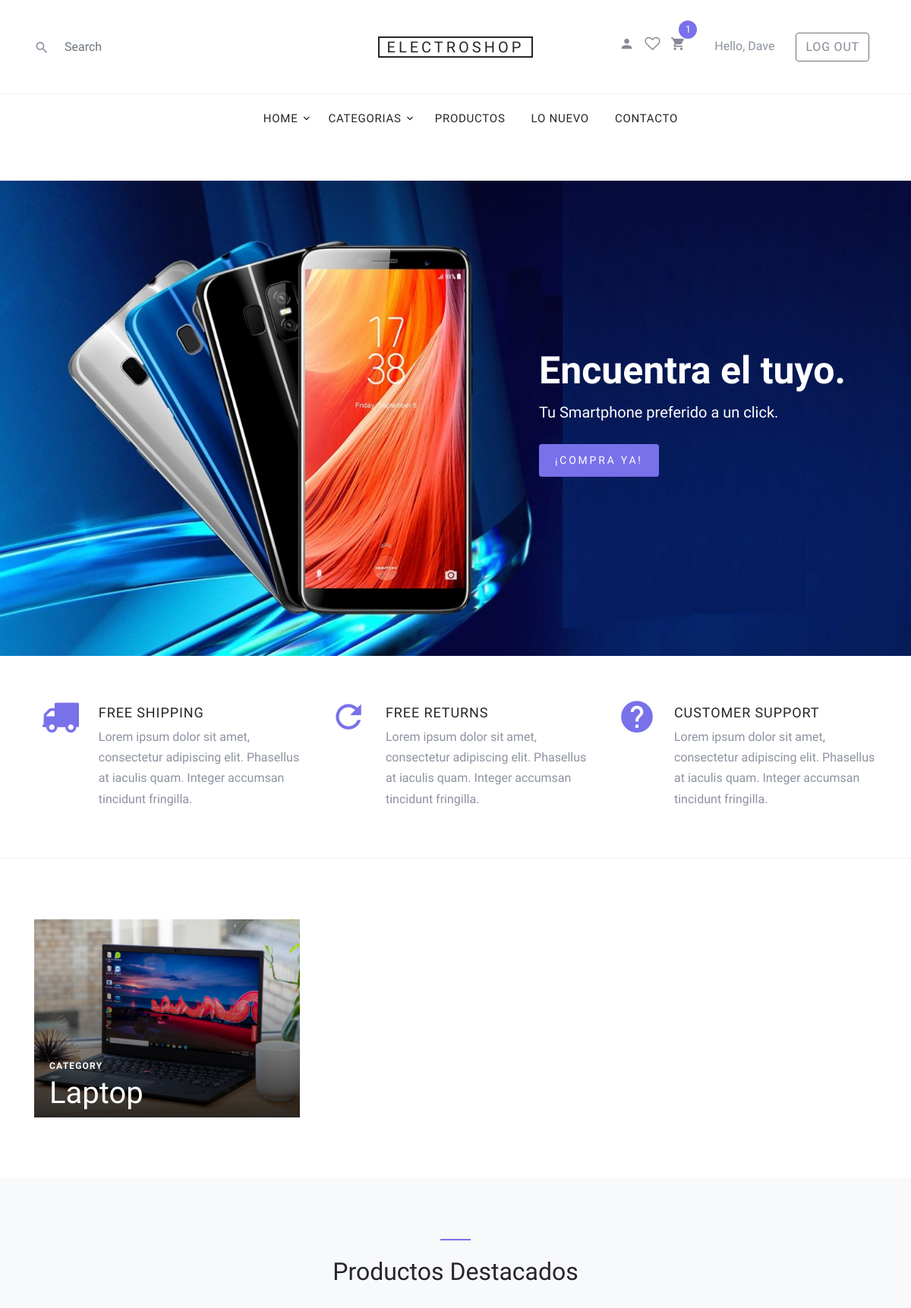
Page / (signed in, upper part) on the earlier database version.
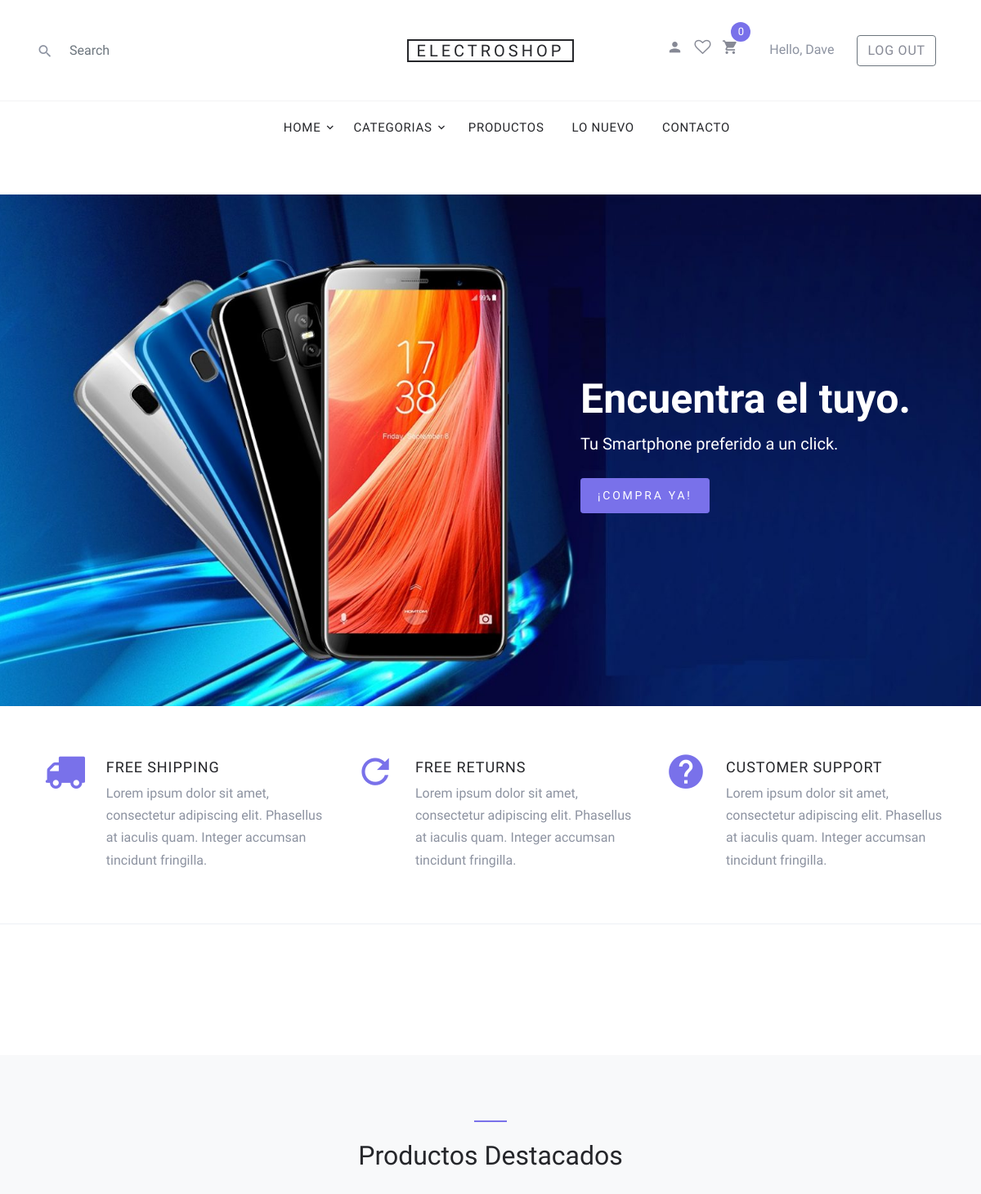
Same page on the later database version.
### users/models.py (models this page shows)
class CustomUser(AbstractUser):
	pass

### shop/models.py (models this page shows, shortened)
class Order(models.Model):
	user = models.ForeignKey(get_user_model(),
							 on_delete=models.CASCADE)
	ref_code = models.CharField(max_length=9)
	items = models.ManyToManyField(OrderItem)
	start_date = models.DateTimeField(auto_now_add=True)
	ordered_date = models.DateTimeField()
	ordered = models.BooleanField(default=False)
	payment = models.ForeignKey(
		'Payment', on_delete=models.SET_NULL, blank=True, null=True,
	)
	being_delivered = models.BooleanField(default=False)
	received = models.BooleanField(default=False)
	refund_request = models.BooleanField(default=False)
	refund_granted = models.BooleanField(default=False)

class Category(models.Model):
	name = models.CharField(max_length=30)
	description = models.CharField(max_length=200)
	image = models.ImageField(blank=True, upload_to='images/')
	slug = models.SlugField(max_length=200, unique=True)
	created = models.DateTimeField(auto_now_add=True)
	updated = models.DateTimeField(auto_now=True)
	class Meta:
		ordering = ('-name',)
		verbose_name = 'category'
		verbose_name_plural = 'categories'
	def get_absolute_url(self):
		return reverse('shop:categories', kwargs={'slug': self.slug})

### shop/views.py (the view)
# urls.py: path('', HomePageView.as_view(), name='home'),
class HomePageView(ListView):
	model = Product
	template_name = 'shop/index.html'
	context_object_name = 'products'
	def get_context_data(self, **kwargs):
		categories = Category.objects.all().order_by('id')[:3]
		featured = Product.objects.filter(featured=True,)[:7]
		try:
			profile = UserProfile.objects.get_or_create(user=self.request.user)
		except:
			profile = None
		context = super().get_context_data(**kwargs)
		context['categories'] = categories
		context['featured'] = featured
		context['profile'] = profile
		return context

### shop/models.py (called while the page is built)
	def get_absolute_url(self):
		return reverse('shop:produtc-detail', kwargs={'slug': self.slug})

### shop/templatetags/cart_template_tags.py (called while the page is built)
@register.filter
def cart_item_count(user):
    if user.is_authenticated:
        qs = Order.objects.filter(user=user, ordered=False)
        if qs.exists():
            return qs[0].items.count()
    return 0

### templates/shop/index.html (shortened to what this page needs)
{% extends 'base.html' %}
{% load thumbnail %}
{% load static %}
{% block content %}
    <div class="site-blocks-cover" style="background-image: url({% static 'images/electroshop_1.jpg' %});" data-aos="fade">
      <div class="container">
      <div class="row align-items-start align-items-md-center justify-content-end">
        <div class="col-md-5 text-center text-md-left pt-5 pt-md-0">
        <h1 class="mb-2">Encuentra el tuyo.</h1>
        <div class="intro-text text-center text-md-left">
          <p class="mb-4">Tu Smartphone preferido a un click.</p>
          <p>
          <a href="{% url 'shop:products' %}" class="btn btn-sm btn-primary text-white">¡Compra ya!</a>
          </p>
        </div>
        </div>
      </div>
      </div>
    </div>
    <div class="site-section site-section-sm site-blocks-1">
      <div class="container">
        <div class="row">
          <div class="col-md-6 col-lg-4 d-lg-flex mb-4 mb-lg-0 pl-4" data-aos="fade-up" data-aos-delay="">
            <div class="icon mr-4 align-self-start">
              <span class="icon-truck"></span>
            </div>
            <div class="text">
              <h2 class="text-uppercase">Free Shipping</h2>
              <p>Lorem ipsum dolor sit amet, consectetur adipiscing elit. Phasellus at iaculis quam. Integer accumsan tincidunt fringilla.</p>
            </div>
          </div>
          <div class="col-md-6 col-lg-4 d-lg-flex mb-4 mb-lg-0 pl-4" data-aos="fade-up" data-aos-delay="100">
            <div class="icon mr-4 align-self-start">
              <span class="icon-refresh2"></span>
            </div>
            <div class="text">
              <h2 class="text-uppercase">Free Returns</h2>
              <p>Lorem ipsum dolor sit amet, consectetur adipiscing elit. Phasellus at iaculis quam. Integer accumsan tincidunt fringilla.</p>
            </div>
          </div>
          <div class="col-md-6 col-lg-4 d-lg-flex mb-4 mb-lg-0 pl-4" data-aos="fade-up" data-aos-delay="200">
            <div class="icon mr-4 align-self-start">
              <span class="icon-help"></span>
            </div>
            <div class="text">
              <h2 class="text-uppercase">Customer Support</h2>
              <p>Lorem ipsum dolor sit amet, consectetur adipiscing elit. Phasellus at iaculis quam. Integer accumsan tincidunt fringilla.</p>
            </div>
          </div>
        </div>
      </div>
    </div>
    <div class="site-section site-blocks-2">
      <div class="container">
        <div class="row">
          {% for category in categories %}
            {% thumbnail category.image "479" as im %}
              <div class="col-sm-6 col-md-6 col-lg-4 mb-4 mb-lg-0" data-aos="fade" data-aos-delay="">
                <a class="block-2-item" href="{{ category.get_absolute_url }}">
                  <figure class="image">
                    <img src="{% if im %}{{ im.url }}{% else %}{% static 'images/no_image.png' %}{% endif %}"  alt="" class="img-fluid">
                  </figure>
                  <div class="text">
                    <span class="text-uppercase">Category</span>
                    <h3>{{ category.name }}</h3>
                  </div>
                </a>
              </div>
            {% endthumbnail %}
          {% endfor %}
        </div>
      </div>
    </div>
    <div class="site-section block-3 site-blocks-2 bg-light">
      <div class="container">
        <div class="row justify-content-center">
          <div class="col-md-7 site-section-heading text-center pt-4">
            <h2>Productos Destacados</h2>
          </div>
        </div>
              <div class="row">
                <div class="col-md-12">
                </div>
              </div>
      </div>
    </div>
{% endblock content %}

### templates/base.html (shortened to what this page needs)
{% load static %}
{% load cart_template_tags %}
<!DOCTYPE html>
<html>
	<head>
		<link rel="stylesheet" href="{% static 'fonts/icomoon/style.css' %}">
	    <link rel="stylesheet" href="{% static 'css/bootstrap.min.css' %}">
	    <link rel="stylesheet" href="{% static 'css/magnific-popup.css' %}">
	    <link rel="stylesheet" href="{% static 'css/jquery-ui.css' %}">
	    <link rel="stylesheet" href="{% static 'css/owl.carousel.min.css' %}">
	    <link rel="stylesheet" href="{% static 'css/owl.theme.default.min.css' %}">
	    <link rel="stylesheet" href="{% static 'css/aos.css' %}">
	    <link rel="stylesheet" href="{% static 'css/style.css' %}">
	</head>
	<body>
		<header class="site-navbar" role="banner">
			<div class="site-navbar-top">
				<div class="container">
				  <div class="row align-items-center">
					<div class="col-6 col-md-4 order-2 order-md-1 site-search-icon text-left">
					  <form action="" class="site-block-top-search">
						<span class="icon icon-search2"></span>
						<input type="text" class="form-control border-0" placeholder="Search">
					  </form>
					</div>
					<div class="col-12 mb-3 mb-md-0 col-md-4 order-1 order-md-2 text-center">
					  <div class="site-logo">
						<a href="{% url 'shop:home' %}" class="js-logo-clone">ElectroShop</a>
					  </div>
					</div>
					<div class="col-6 col-md-4 order-3 order-md-3 text-right">
					  <div class="site-top-icons">
						  {% if user.is_authenticated %}
							<ul>
								{% if profile %}
									<li><a href="{% url 'shop:profile' user.pk %}"><span class="icon icon-person"></span></a></li>
								{% else %}
								<li><a href="{% url 'shop:profile' user.pk %}"><span class="icon icon-person"></span></a></li>
								{% endif %}
								<li><a href="#"><span class="icon icon-heart-o"></span></a></li>
								<li>
								<a href="{% url 'shop:cart' %}" class="site-cart">
									<span class="icon icon-shopping_cart"></span>
									<span class="count">{{ request.user|cart_item_count }}</span>
								</a>
								</li>
								<li class="ml-4">
								Hello, {{ user.username }}
								</li>
								<li>
								<a class="btn btn-outline-secondary ml-4"href="{% url 'account_logout' %}">Log Out</a>
								</li>
							</ul>
						  {% endif %}
					  </div>
					</div>
				  </div>
				</div>
			  </div>
			  <nav class="site-navigation text-right text-md-center" role="navigation">
				<div class="container">
				  <ul class="site-menu js-clone-nav d-none d-md-block">
						<li class="has-children">
							<a href="{% url 'shop:home' %}">Home</a>
						</li>
					  </ul>
					<li class="has-children">
					  <a>Categorias</a>
					</li>
					<li><a href="{% url 'shop:products' %}">Productos</a></li>
					<li><a href="#">Lo Nuevo</a></li>
					<li><a href="contact.html">Contacto</a></li>
				</div>
			  </nav>
		</header>
		<div class="site-wrap">
				{% block content %}
				{% endblock content %}
		</div>
	</body>
</html>

Differences in the rows shown:
removed Category: name "Laptop"
changed CustomUser "Dave": user|cart_item_count "1" → "0"
